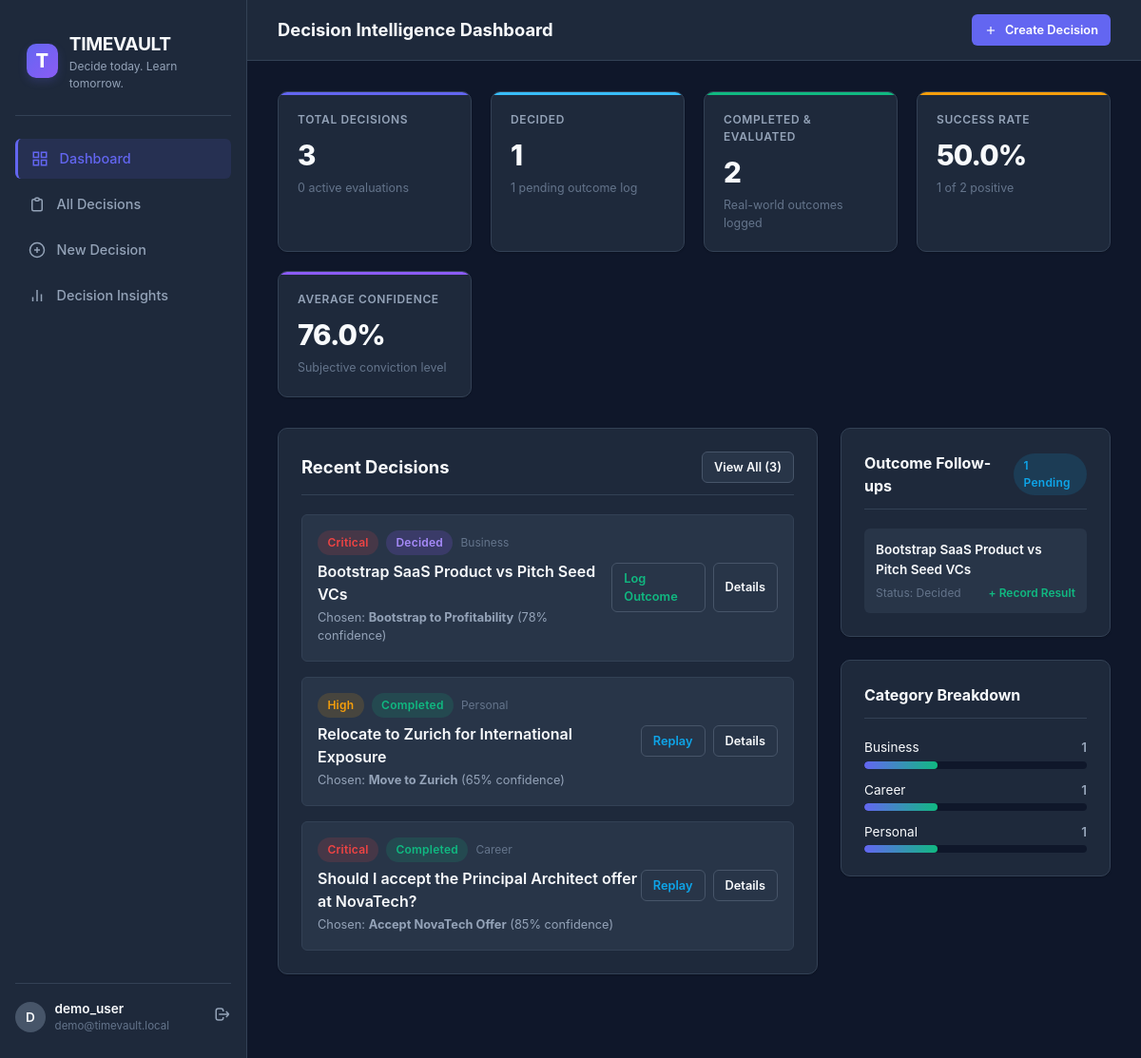
The app's page / (signed in) with its own data.
### decisions/models.py (models this page shows, shortened)
class Decision(models.Model):
    CATEGORY_CHOICES = [
        ('CAREER', 'Career'),
        ('EDUCATION', 'Education'),
        ('FINANCE', 'Finance'),
        ('PERSONAL', 'Personal'),
        ('BUSINESS', 'Business'),
        ('TECHNOLOGY', 'Technology'),
        ('TRAVEL', 'Travel'),
        ('PURCHASE', 'Purchase'),
        ('RELATIONSHIPS', 'Relationships'),
        ('OTHER', 'Other'),
    ]
    IMPORTANCE_CHOICES = [
        ('LOW', 'Low'),
        ('MEDIUM', 'Medium'),
        ('HIGH', 'High'),
        ('CRITICAL', 'Critical'),
    ]
    STATUS_CHOICES = [
        ('DRAFT', 'Draft'),
        ('ACTIVE', 'Active'),
        ('DECIDED', 'Decided'),
        ('OUTCOME_PENDING', 'Outcome Pending'),
        ('COMPLETED', 'Completed'),
        ('ARCHIVED', 'Archived'),
    ]
    user = models.ForeignKey(User, on_delete=models.CASCADE, related_name='decisions')
    title = models.CharField(max_length=255, help_text="e.g. 'Should I accept the Senior Engineer offer at Company X?'")
    description = models.TextField(blank=True, help_text="Detailed context, motivations, and background.")
    category = models.CharField(max_length=20, choices=CATEGORY_CHOICES, default='CAREER')
    importance = models.CharField(max_length=15, choices=IMPORTANCE_CHOICES, default='MEDIUM')
    status = models.CharField(max_length=20, choices=STATUS_CHOICES, default='ACTIVE')
    deadline = models.DateField(null=True, blank=True, help_text="Target date to make the decision")
    decided_at = models.DateTimeField(null=True, blank=True)
    selected_option = models.ForeignKey(
        'DecisionOption',
        null=True,
        blank=True,
        on_delete=models.SET_NULL,
        related_name='chosen_in_decisions'
    )
    confidence_score = models.PositiveIntegerField(
        null=True,
        blank=True,
        validators=[MinValueValidator(1), MaxValueValidator(100)],
        help_text="Confidence level from 1% to 100%"
    )
    decision_reasoning = models.TextField(blank=True, help_text="Why this option was chosen over alternatives")
    created_at = models.DateTimeField(auto_now_add=True)
    updated_at = models.DateTimeField(auto_now=True)
    class Meta:
        ordering = ['-updated_at']
        indexes = [
            models.Index(fields=['user', 'status']),
            models.Index(fields=['user', 'category']),
        ]

class DecisionOption(models.Model):
    decision = models.ForeignKey(Decision, on_delete=models.CASCADE, related_name='options')
    title = models.CharField(max_length=200, help_text="e.g. 'Accept Offer A (Hybrid, San Francisco)'")
    description = models.TextField(blank=True)
    order = models.PositiveIntegerField(default=1)
    created_at = models.DateTimeField(auto_now_add=True)
    class Meta:
        ordering = ['order', 'id']

### decisions/views.py (the view)
# urls.py: path('', views.dashboard_view, name='dashboard'),
@login_required
def dashboard_view(request):
    user = request.user
    user_decisions = Decision.objects.filter(user=user)
    total_decisions = user_decisions.count()
    active_decisions = user_decisions.filter(status__in=['ACTIVE', 'DRAFT']).count()
    decided_decisions = user_decisions.filter(status='DECIDED').count()
    completed_decisions = user_decisions.filter(status='COMPLETED').count()
    outcome_pending = user_decisions.filter(status__in=['DECIDED', 'OUTCOME_PENDING']).exclude(status='COMPLETED').count()
    outcomes = DecisionOutcome.objects.filter(decision__user=user)
    total_outcomes = outcomes.count()
    successful_count = outcomes.filter(outcome_status='SUCCESSFUL').count()
    neutral_count = outcomes.filter(outcome_status='NEUTRAL').count()
    unsuccessful_count = outcomes.filter(outcome_status='UNSUCCESSFUL').count()
    success_rate = round((successful_count / total_outcomes * 100), 1) if total_outcomes > 0 else 0
    avg_confidence = user_decisions.filter(confidence_score__isnull=False).aggregate(Avg('confidence_score'))['confidence_score__avg']
    avg_confidence = round(avg_confidence, 1) if avg_confidence else 0
    category_counts = (
        user_decisions.values('category')
        .annotate(count=Count('id'))
        .order_by('-count')
    )
    recent_decisions = user_decisions.select_related('selected_option').prefetch_related('options')[:6]
    reminders = user_decisions.filter(status__in=['ACTIVE', 'DECIDED', 'OUTCOME_PENDING']).order_by('deadline')[:4]
    context = {
        'total_decisions': total_decisions,
        'active_decisions': active_decisions,
        'decided_decisions': decided_decisions,
        'completed_decisions': completed_decisions,
        'outcome_pending': outcome_pending,
        'successful_count': successful_count,
        'neutral_count': neutral_count,
        'unsuccessful_count': unsuccessful_count,
        'success_rate': success_rate,
        'avg_confidence': avg_confidence,
        'category_counts': category_counts,
        'recent_decisions': recent_decisions,
        'reminders': reminders,
    }
    return render(request, 'decisions/dashboard.html', context)

### templates/decisions/dashboard.html (shortened to what this page needs)
{% extends 'base.html' %}
{% block header_title %}Decision Intelligence Dashboard{% endblock %}
{% block content %}
<div class="stat-grid">
  <div class="stat-card" style="--stat-accent: #6366f1;">
    <div class="stat-label">Total Decisions</div>
    <div class="stat-value">{{ total_decisions }}</div>
    <div class="stat-subtext">{{ active_decisions }} active evaluations</div>
  </div>
  <div class="stat-card" style="--stat-accent: #38bdf8;">
    <div class="stat-label">Decided</div>
    <div class="stat-value">{{ decided_decisions }}</div>
    <div class="stat-subtext">{{ outcome_pending }} pending outcome log</div>
  </div>
  <div class="stat-card" style="--stat-accent: #10b981;">
    <div class="stat-label">Completed & Evaluated</div>
    <div class="stat-value">{{ completed_decisions }}</div>
    <div class="stat-subtext">Real-world outcomes logged</div>
  </div>
  <div class="stat-card" style="--stat-accent: #f59e0b;">
    <div class="stat-label">Success Rate</div>
    <div class="stat-value">{{ success_rate }}%</div>
    <div class="stat-subtext">{{ successful_count }} of {{ completed_decisions }} positive</div>
  </div>
  <div class="stat-card" style="--stat-accent: #8b5cf6;">
    <div class="stat-label">Average Confidence</div>
    <div class="stat-value">{{ avg_confidence }}%</div>
    <div class="stat-subtext">Subjective conviction level</div>
  </div>
</div>
<div style="display: grid; grid-template-columns: 2fr 1fr; gap: 1.5rem; margin-bottom: 2rem;">
  <div>
    <div class="card">
      <div class="card-header">
        <h2 class="card-title">Recent Decisions</h2>
        <a href="{% url 'decision_list' %}" class="btn btn-secondary btn-sm">View All ({{ total_decisions }})</a>
      </div>
      {% if recent_decisions %}
        <div style="display: flex; flex-direction: column; gap: 1rem;">
          {% for dec in recent_decisions %}
            <div style="background-color: var(--bg-surface-elevated); border: 1px solid var(--border-subtle); border-radius: var(--radius-sm); padding: 1rem; display: flex; justify-content: space-between; align-items: center; transition: border-color 0.15s ease;">
              <div>
                <div style="display: flex; align-items: center; gap: 0.5rem; margin-bottom: 0.35rem;">
                  <span class="badge badge-{{ dec.importance|lower }}">{{ dec.get_importance_display }}</span>
                  <span class="badge badge-{{ dec.status|lower }}">{{ dec.get_status_display }}</span>
                  <span style="font-size: 0.75rem; color: var(--text-dim);">{{ dec.get_category_display }}</span>
                </div>
                <h3 style="font-size: 1rem; font-weight: 600;">
                  <a href="{% url 'decision_detail' dec.pk %}" style="color: var(--text-main); hover: color: var(--brand-primary);">{{ dec.title }}</a>
                </h3>
                <p style="font-size: 0.8rem; color: var(--text-muted); margin-top: 0.2rem;">
                  {% if dec.selected_option %}
                    Chosen: <strong>{{ dec.selected_option.title }}</strong> ({{ dec.confidence_score }}% confidence)
                  {% else %}
                    {{ dec.options.count }} options in evaluation
                  {% endif %}
                </p>
              </div>
              <div style="display: flex; gap: 0.5rem;">
                {% if dec.status == 'COMPLETED' %}
                  <a href="{% url 'decision_replay' dec.pk %}" class="btn btn-secondary btn-sm" style="color: var(--accent-info);">Replay</a>
                {% elif dec.status == 'DECIDED' %}
                  <a href="{% url 'decision_outcome' dec.pk %}" class="btn btn-secondary btn-sm" style="color: var(--accent-success);">Log Outcome</a>
                {% else %}
                  <a href="{% url 'decision_wizard' dec.pk %}" class="btn btn-primary btn-sm">Evaluate</a>
                {% endif %}
                <a href="{% url 'decision_detail' dec.pk %}" class="btn btn-secondary btn-sm">Details</a>
              </div>
            </div>
          {% endfor %}
        </div>
      {% endif %}
    </div>
  </div>
  <div>
    <div class="card">
      <div class="card-header">
        <h2 class="card-title" style="font-size: 1rem;">Outcome Follow-ups</h2>
        <span class="badge badge-active">{{ outcome_pending }} Pending</span>
      </div>
      {% if reminders %}
        <div style="display: flex; flex-direction: column; gap: 0.75rem;">
          {% for r in reminders %}
            <div style="padding: 0.75rem; background: var(--bg-surface-elevated); border-radius: var(--radius-sm); font-size: 0.85rem;">
              <div style="font-weight: 600; margin-bottom: 0.2rem;">
                <a href="{% url 'decision_detail' r.pk %}">{{ r.title }}</a>
              </div>
              <div style="display: flex; justify-content: space-between; align-items: center; margin-top: 0.4rem;">
                <span style="font-size: 0.75rem; color: var(--text-dim);">Status: {{ r.get_status_display }}</span>
                {% if r.status == 'DECIDED' %}
                  <a href="{% url 'decision_outcome' r.pk %}" style="font-size: 0.75rem; color: var(--accent-success); font-weight: 600;">+ Record Result</a>
                {% else %}
                  <a href="{% url 'decision_wizard' r.pk %}" style="font-size: 0.75rem; color: var(--brand-primary); font-weight: 600;">Finalize →</a>
                {% endif %}
              </div>
            </div>
          {% endfor %}
        </div>
      {% else %}
        <p style="font-size: 0.85rem; color: var(--text-dim); text-align: center; padding: 1rem;">All caught up! No decisions pending outcome logging.</p>
      {% endif %}
    </div>
    <div class="card">
      <div class="card-header">
        <h2 class="card-title" style="font-size: 1rem;">Category Breakdown</h2>
      </div>
      {% if category_counts %}
        <div style="display: flex; flex-direction: column; gap: 0.75rem;">
          {% for cat in category_counts %}
            <div>
              <div style="display: flex; justify-content: space-between; font-size: 0.85rem; margin-bottom: 0.25rem;">
                <span>{{ cat.category|title }}</span>
                <span style="color: var(--text-muted); font-weight: 600;">{{ cat.count }}</span>
              </div>
              <div class="progress-bar-bg">
                <div class="progress-bar-fill" style="width: {% widthratio cat.count total_decisions 100 %}%;"></div>
              </div>
            </div>
          {% endfor %}
        </div>
      {% else %}
        <p style="font-size: 0.85rem; color: var(--text-dim); text-align: center; padding: 1rem;">No category data yet.</p>
      {% endif %}
    </div>
  </div>
</div>
{% endblock %}

### templates/base.html (shortened to what this page needs)
{% load static %}
<!DOCTYPE html>
<html lang="en">
<head>
  <link rel="stylesheet" href="{% static 'css/style.css' %}">
</head>
<body>
  <div class="app-shell">
    {% if user.is_authenticated %}
    <aside class="sidebar">
      <div class="brand-header">
        <div class="brand-icon">T</div>
        <div>
          <div class="brand-title">TIMEVAULT</div>
          <div class="brand-tagline">Decide today. Learn tomorrow.</div>
        </div>
      </div>
      <nav class="nav-group">
        <a href="{% url 'dashboard' %}" class="nav-link {% if request.resolver_match.url_name == 'dashboard' %}active{% endif %}">
          <svg width="18" height="18" fill="none" stroke="currentColor" stroke-width="2" viewBox="0 0 24 24"><rect x="3" y="3" width="7" height="7"/><rect x="14" y="3" width="7" height="7"/><rect x="14" y="14" width="7" height="7"/><rect x="3" y="14" width="7" height="7"/></svg>
          Dashboard
        </a>
        <a href="{% url 'decision_list' %}" class="nav-link {% if request.resolver_match.url_name == 'decision_list' %}active{% endif %}">
          <svg width="18" height="18" fill="none" stroke="currentColor" stroke-width="2" viewBox="0 0 24 24"><path d="M9 5H7a2 2 0 00-2 2v12a2 2 0 002 2h10a2 2 0 002-2V7a2 2 0 00-2-2h-2M9 5a2 2 0 002 2h2a2 2 0 002-2M9 5a2 2 0 012-2h2a2 2 0 012 2"/></svg>
          All Decisions
        </a>
        <a href="{% url 'decision_create' %}" class="nav-link {% if request.resolver_match.url_name == 'decision_create' %}active{% endif %}">
          <svg width="18" height="18" fill="none" stroke="currentColor" stroke-width="2" viewBox="0 0 24 24"><circle cx="12" cy="12" r="10"/><line x1="12" y1="8" x2="12" y2="16"/><line x1="8" y1="12" x2="16" y2="12"/></svg>
          New Decision
        </a>
        <a href="{% url 'insights' %}" class="nav-link {% if request.resolver_match.url_name == 'insights' %}active{% endif %}">
          <svg width="18" height="18" fill="none" stroke="currentColor" stroke-width="2" viewBox="0 0 24 24"><path d="M18 20V10M12 20V4M6 20v-6"/></svg>
          Decision Insights
        </a>
      </nav>
      <div class="user-profile">
        <div style="display: flex; align-items: center; gap: 0.6rem;">
          <div class="user-avatar">{{ user.username|make_list|first|upper }}</div>
          <div>
            <div style="font-size: 0.85rem; font-weight: 600;">{{ user.username }}</div>
            <div style="font-size: 0.72rem; color: var(--text-dim);">{{ user.email|default:"Active User" }}</div>
          </div>
        </div>
        <a href="{% url 'logout' %}" title="Sign out" style="color: var(--text-muted); font-size: 0.8rem; hover: color: var(--accent-danger);">
          <svg width="18" height="18" fill="none" stroke="currentColor" stroke-width="2" viewBox="0 0 24 24"><path d="M17 16l4-4m0 0l-4-4m4 4H7m6 4v1a3 3 0 01-3 3H6a3 3 0 01-3-3V7a3 3 0 013-3h4a3 3 0 013 3v1"/></svg>
        </a>
      </div>
    </aside>
    {% endif %}
    <div class="main-wrapper">
      <header class="top-bar">
        <h1 style="font-size: 1.15rem; font-weight: 700;">{% block header_title %}Decision Intelligence{% endblock %}</h1>
        <div style="display: flex; align-items: center; gap: 1rem;">
          {% if user.is_authenticated %}
            <a href="{% url 'decision_create' %}" class="btn btn-primary btn-sm">
              <svg width="14" height="14" fill="none" stroke="currentColor" stroke-width="2" viewBox="0 0 24 24"><line x1="12" y1="5" x2="12" y2="19"/><line x1="5" y1="12" x2="19" y2="12"/></svg>
              Create Decision
            </a>
          {% else %}
            <a href="{% url 'login' %}" class="btn btn-secondary btn-sm">Sign In</a>
            <a href="{% url 'register' %}" class="btn btn-primary btn-sm">Sign Up</a>
          {% endif %}
        </div>
      </header>
      <main class="page-container">
        {% block content %}{% endblock %}
      </main>
    </div>
  </div>
</body>
</html>

### records on screen
Decision: importance "Critical", status "Decided", category "Business", title "Bootstrap SaaS Product vs Pitch Seed VCs", selected_option "Bootstrap to Profitability", confidence_score "78", shows "Log Outcome", shows "+ Record Result"
Decision: importance "High", status "Completed", category "Personal", title "Relocate to Zurich for International Exposure", selected_option "Move to Zurich", confidence_score "65", shows "Replay"
Decision: importance "Critical", status "Completed", category "Career", title "Should I accept the Principal Architect offer at NovaTech?", selected_option "Accept NovaTech Offer", confidence_score "85", shows "Replay"

### other values on screen
{{ user.username|make_list|first|upper }} "D"
{{ user.username }} "demo_user"
{{ user.email|default:"Active User" }} "demo@timevault.local"
{{ total_decisions }} "3"
{{ active_decisions }} "0"
{{ decided_decisions }} "1"
{{ outcome_pending }} "1"
{{ completed_decisions }} "2"
{{ success_rate }} "50.0"
{{ successful_count }} "1"
{{ avg_confidence }} "76.0"
{{ cat.category|title }} "Business" "Career" "Personal"
{{ cat.count }} "1" "1" "1"
